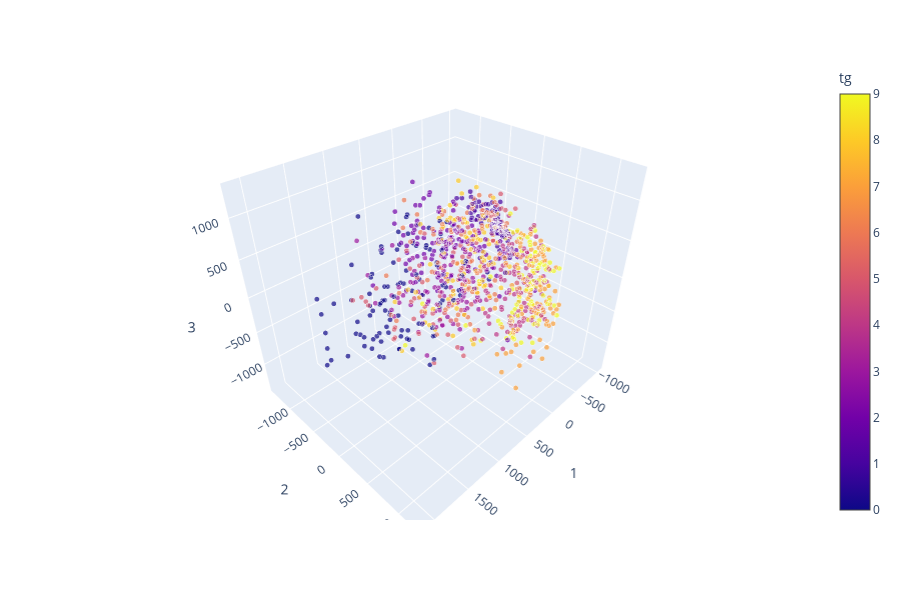

The cell this chart's notebook holds for it:
### Code cell
import plotly.express as px # визуализируем эту красоту
fig = px.scatter_3d(df[:1000], x='1', y='2', z='3', color='tg', size = 'size', size_max =5)
fig.show()

### Figure 1 — Plotly figure (JSON) as saved in the notebook; plotly's stock layout.template omitted (floating-point values rounded to 4 significant figures; data arrays with more than 128 entries replaced by an {"elided": "..."} marker saying what was removed)
{"data": [{"hoverlabel": {"namelength": 0}, "hovertemplate": "1=%{x}<br>2=%{y}<br>3=%{z}<br>size=%{marker.size}<br>tg=%{marker.color}", "legendgroup": "", "marker": {"color": {"elided": "1000 int values"}, "coloraxis": "coloraxis", "size": {"elided": "1000 int values"}, "sizemode": "area", "sizeref": 0.04, "symbol": "circle"}, "mode": "markers", "name": "", "scene": "scene", "showlegend": false, "type": "scatter3d", "x": {"elided": "1000 float values"}, "y": {"elided": "1000 float values"}, "z": {"elided": "1000 float values"}}], "layout": {"coloraxis": {"colorbar": {"title": {"text": "tg"}}, "colorscale": [[0, "#0d0887"], [0.1111, "#46039f"], [0.2222, "#7201a8"], [0.3333, "#9c179e"], [0.4444, "#bd3786"], [0.5556, "#d8576b"], [0.6667, "#ed7953"], [0.7778, "#fb9f3a"], [0.8889, "#fdca26"], [1, "#f0f921"]]}, "height": 600, "legend": {"itemsizing": "constant", "tracegroupgap": 0}, "margin": {"t": 60}, "scene": {"domain": {"x": [0, 0.98], "y": [0, 1]}, "xaxis": {"title": {"text": "1"}}, "yaxis": {"title": {"text": "2"}}, "zaxis": {"title": {"text": "3"}}}}}
